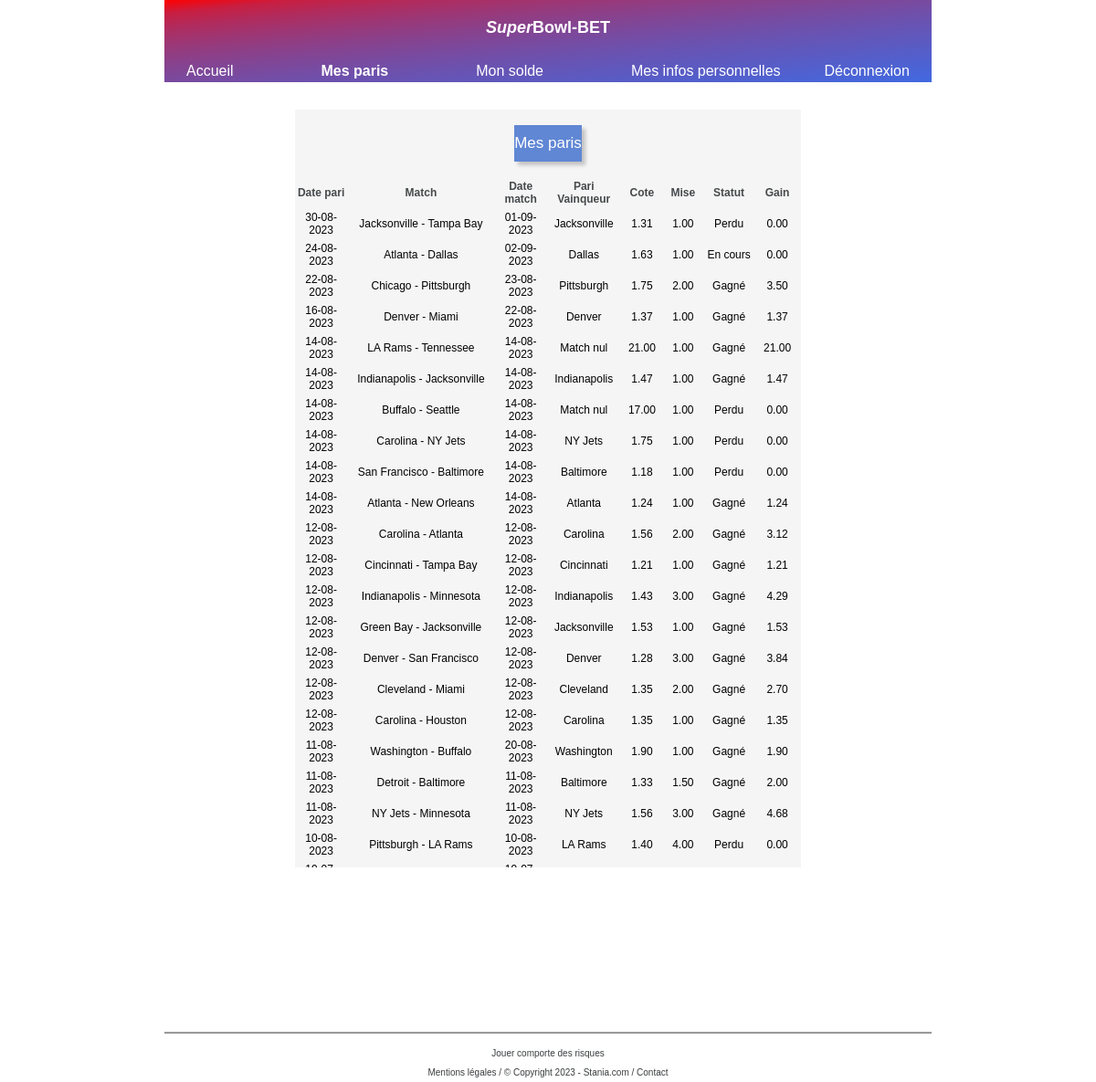
The page /user/user_history.php (signed in) on the database as committed earlier.
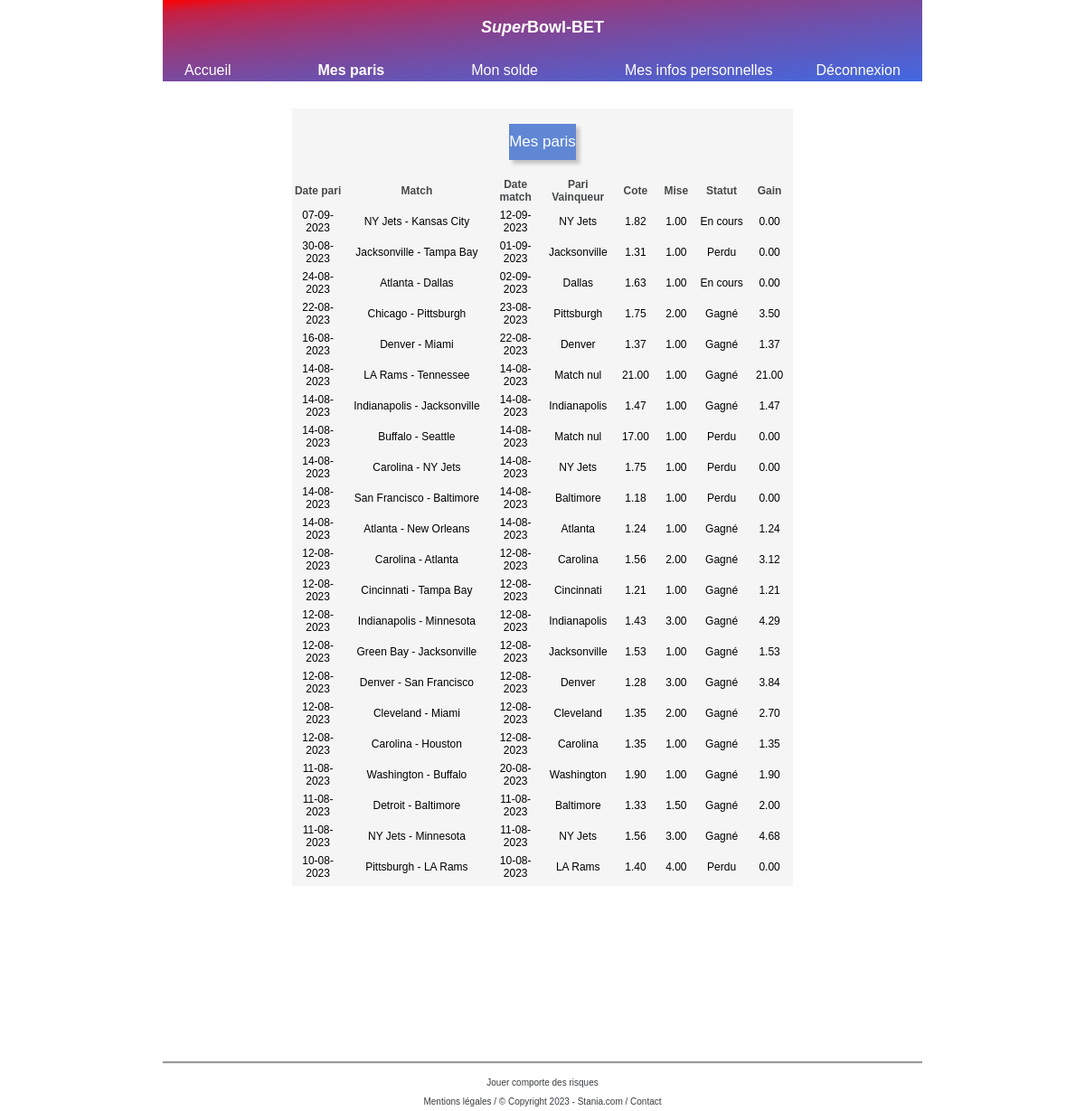
The same page on the database as committed later.
### tables this page shows
CREATE TABLE `bets` (
  `bet_id` int(11) NOT NULL,
  `bet_date` date NOT NULL,
  `user_id` int(11) NOT NULL,
  `match_id` int(11) NOT NULL,
  `match_date` date NOT NULL,
  `team1_name` varchar(255) NOT NULL,
  `team2_name` varchar(255) NOT NULL,
  `date_match_name` varchar(255) NOT NULL,
  `team1_odds` decimal(11,2) NOT NULL,
  `draw_odds` decimal(11,2) NOT NULL,
  `team2_odds` decimal(11,2) NOT NULL,
  `team_name_bet` varchar(255) NOT NULL,
  `team1_bet` decimal(11,2) NOT NULL,
  `draw_bet` decimal(11,2) NOT NULL,
  `team2_bet` decimal(11,2) NOT NULL,
  `bet_status` varchar(255) NOT NULL,
  `potential_gain` decimal(11,2) NOT NULL,
  `bet_gain` decimal(11,2) NOT NULL,
  `bet_admin_status` varchar(255) NOT NULL
);

### user/user_history.php (the view)
<?php require_once "../templates/header_home_userinfo.php"; ?>
      <div class="container_useraccount">
         <p class="title_form_pad10"> Mes paris</p>
         <table border="0" width="100%" align="center">
            <tr class="display_table">
               <td width="10%">Date pari</td>
               <td width="30%">Match</td>
               <td width="10%">Date match</td>
               <td width="15%">Pari Vainqueur</td>
               <td width="8%">Cote</td>
               <td width="8%">Mise</td>
               <td width="10%">Statut</td>
               <td width="9%">Gain</td>
            </tr>
         </table>
         <?php
         try {
            if (isset($_SESSION['user'])) {
               $user_id = $_SESSION['user_id'];
            }
            require "../constants/pdo.php";
            foreach ($pdo->query('SELECT * FROM bets WHERE user_id = ' . $user_id . ' ORDER BY bet_id DESC', PDO::FETCH_ASSOC) as $bets) {
               $betdate = $bets['bet_date'];
               $betdateUS = date_create_from_format('Y-m-d', $betdate);
               $betdateFR = date_format($betdateUS, 'd-m-Y');
               $matchdate = $bets['match_date'];
               $matchdateUS = date_create_from_format('Y-m-d', $matchdate);
               $matchdateFR = date_format($matchdateUS, 'd-m-Y');
         ?>
               <table border="0" width="100%" style="font-size: 12px">
                  <tr align="center">
                     <td width="10%"><?php echo $betdateFR; ?></td>
                     <td width="30%"><?php echo $bets['team1_name'] . ' - ' . $bets['team2_name']; ?></td>
                     <td width="10%"><?php echo $matchdateFR; ?></td>
                     <td width="15%"><?php echo $bets['team_name_bet']; ?></td>
                     <td width="8%"><?php if ($bets['team1_odds'] != '0') {
                                       echo $bets['team1_odds'];
                                    } elseif ($bets['team2_odds'] != '0') {
                                       echo $bets['team2_odds'];
                                    } elseif ($bets['draw_odds'] != '0') {
                                       echo $bets['draw_odds'];
                                    }
                                    ?>
                     </td>
                     <td width="8%"><?php if ($bets['team1_bet'] != '0') {
                                       echo $bets['team1_bet'];
                                    } elseif ($bets['team2_bet'] != '0') {
                                       echo $bets['team2_bet'];
                                    } elseif ($bets['draw_bet'] != '0') {
                                       echo $bets['draw_bet'];
                                    }
                                    ?>
                     </td>
                     <td width="10%"><?php echo $bets['bet_status']; ?></td>
                     <td width="9%"><?php echo $bets['bet_gain']; ?></td>
                  </tr>
               </table>
         <?php }
         } catch (PDOException $e) {
            echo 'Impossible de se connecter à la base de données';
         }
         ?>
      </div>
      <?php require_once "../templates/footer.php"; ?>

### templates/header_home_userinfo.php (shortened to what this page needs)
<html lang="fr">
<head>
   <link rel="stylesheet" href="../CSS/style.css" type="text/css">
</head>
<body>
   <div class="flux">
      <header>
         <p class="logo"><a class="link_pages" href="home.php"><i>Super</i>Bowl-BET</a></p>
         <nav>
            <ul class="menu">
            <?php $page = $_SERVER['SCRIPT_NAME'];?>
               <li class="<?php if (basename($page) == "home.php") {echo 'bold';} ?>"><a class="link_pages" href="home.php">Accueil</li>
               <li class="<?php if (basename($page) == "user_history.php") {echo 'bold';} ?>"><a class="link_pages" href="user_history.php">Mes paris</li>
               <li class="<?php if (basename($page) == "user_balance.php") {echo 'bold';} ?>"><a class="link_pages" href="user_balance.php">Mon solde</li>
               <li class="<?php if (basename($page) == "user_info.php") {echo 'bold';} ?>"><a class="link_pages" href="user_info.php">Mes infos personnelles</a></li>
               <li ><a class="link_pages" href="../session_destroy.php">Déconnexion</a></li>
            </ul>
         </nav>
      </header>

### templates/footer.php
      <footer>
            <p>Jouer comporte des risques</p>
            Mentions légales / © Copyright 2023 - Stania.com / Contact
      </footer>
      </div>
</body>
</html>

### CSS/style.css (style rules this page uses)
html { height: 100%; }
body { min-height: 100%; position: relative; font-family: sans-serif; margin: 0%; padding: 0%; }
.flux { margin-left: 15%; margin-right: 15%; }
header { background: linear-gradient(to bottom right, red, 25%, royalblue); height: 90px; color: white; }
.logo { padding-top: 20px; padding-bottom: 10px; text-align: center; font-size: large; font-weight: bold; }
nav > ul { list-style: none; margin: 0%; padding: 0%; }
.menu { display: flex; justify-content: space-around; }
.link_pages { text-decoration: none; color: white; }
.bold { font-weight: bold; }
footer { position: fixed; z-index: 2; padding-top: 5px; padding-bottom: 5px; bottom: 0; left: 15%; right: 15%; text-align: center; min-height: 40px; color:rgb(58, 61, 63); font-size: 10px; border-top-style: groove; }
.title_form_pad10 { font-size: 17px; text-align: center; background-color: rgba(72, 118, 208, 0.856); color: white; padding-top: 10px; padding-bottom: 10px; margin-right: 240px; margin-left: 240px; box-shadow: 4px 4px 4px rgb(196, 194, 194); }
.container_useraccount { margin-top: 30px; margin-left: 17%; margin-right: 17%; height: 70%; background-color: whitesmoke; overflow: auto; }
.display_table { font-weight: bold; color: rgb(70, 73, 75); font-size: 12px; text-align: center; }

Rows that differ between the two databases and show on the page:
added bets: bet_date "07-09-2023", team1_name "NY Jets", team2_name "Kansas City", match_date "12-09-2023", team_name_bet "NY Jets", team1_odds "1.82", team1_bet "1.00", bet_status "En cours", bet_gain "0.00"
